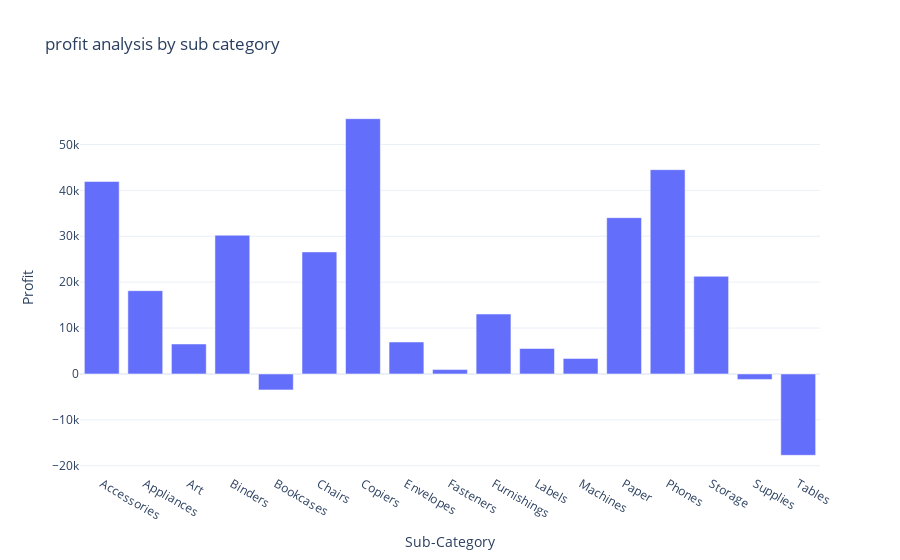

The notebook cell saved with this chart:
### Markdown cell above
# profit by sub-category

### Code cell
profit_by_subcategory = data.groupby('Sub-Category')['Profit'].sum().reset_index()
fig = px.bar(profit_by_subcategory, x='Sub-Category', 
             y = 'Profit', 
             title="profit analysis by sub category")


fig.show()

### Figure 1 — Plotly figure (JSON) as saved in the notebook; plotly's stock layout.template omitted (floating-point values rounded to 4 significant figures)
{"data": [{"alignmentgroup": "True", "hovertemplate": "Sub-Category=%{x}<br>Profit=%{y}<extra></extra>", "legendgroup": "", "marker": {"color": "#636efa", "pattern": {"shape": ""}}, "name": "", "offsetgroup": "", "orientation": "v", "showlegend": false, "textposition": "auto", "type": "bar", "x": ["Accessories", "Appliances", "Art", "Binders", "Bookcases", "Chairs", "Copiers", "Envelopes", "Fasteners", "Furnishings", "Labels", "Machines", "Paper", "Phones", "Storage", "Supplies", "Tables"], "xaxis": "x", "y": [41940.0, 18140.0, 6528.0, 30220.0, -3473.0, 26590.0, 55620.0, 6964.0, 949.5, 13060.0, 5546.0, 3385.0, 34050.0, 44520.0, 21280.0, -1189.0, -17730.0], "yaxis": "y"}], "layout": {"autosize": true, "barmode": "relative", "legend": {"tracegroupgap": 0}, "title": {"text": "profit analysis by sub category"}, "xaxis": {"anchor": "y", "autorange": true, "domain": [0, 1], "range": [-0.5, 16.5], "title": {"text": "Sub-Category"}, "type": "category"}, "yaxis": {"anchor": "x", "autorange": true, "domain": [0, 1], "range": [-21800.0, 59690.0], "title": {"text": "Profit"}, "type": "linear"}}}
